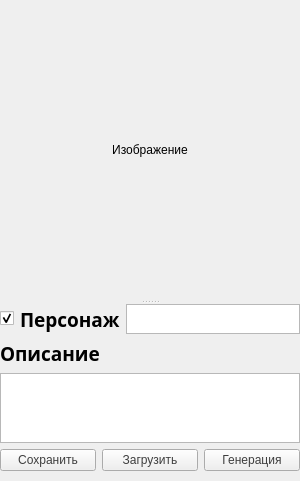
     <widget class="QSplitter" name="splitter_2">
      <property name="orientation">
       <enum>Qt::Vertical</enum>
      </property>
      <widget class="QLabel" name="image">
       <property name="sizePolicy">
        <sizepolicy hsizetype="Expanding" vsizetype="Expanding">
         <horstretch>0</horstretch>
         <verstretch>0</verstretch>
        </sizepolicy>
       </property>
       <property name="minimumSize">
        <size>
         <width>300</width>
         <height>300</height>
        </size>
       </property>
       <property name="maximumSize">
        <size>
         <width>300</width>
         <height>300</height>
        </size>
       </property>
       <property name="baseSize">
        <size>
         <width>300</width>
         <height>300</height>
        </size>
       </property>
       <property name="toolTip">
        <string/>
       </property>
       <property name="text">
        <string>Изображение</string>
       </property>
       <property name="scaledContents">
        <bool>true</bool>
       </property>
       <property name="alignment">
        <set>Qt::AlignCenter</set>
       </property>
      </widget>
      <widget class="QWidget" name="verticalLayoutWidget">
       <layout class="QVBoxLayout" name="verticalLayout">
        <item>
         <layout class="QHBoxLayout" name="horizontalLayout">
          <item>
           <widget class="QCheckBox" name="checkBox_image">
            <property name="text">
             <string/>
            </property>
            <property name="checked">
             <bool>true</bool>
            </property>
           </widget>
          </item>
          <item>
           <widget class="QLabel" name="label_2">
            <property name="font">
             <font>
              <family>Ubuntu Sans</family>
              <pointsize>14</pointsize>
              <weight>75</weight>
              <bold>true</bold>
              <stylestrategy>PreferDefault</stylestrategy>
             </font>
            </property>
            <property name="text">
             <string>Персонаж</string>
            </property>
           </widget>
          </item>
          <item>
           <widget class="QTextEdit" name="name_text">
            <property name="sizePolicy">
             <sizepolicy hsizetype="Expanding" vsizetype="Fixed">
              <horstretch>0</horstretch>
              <verstretch>0</verstretch>
             </sizepolicy>
            </property>
            <property name="maximumSize">
             <size>
              <width>16777215</width>
              <height>30</height>
             </size>
            </property>
           </widget>
          </item>
         </layout>
        </item>
        <item>
         <layout class="QVBoxLayout" name="verticalLayout_2">
          <property name="bottomMargin">
           <number>10</number>
          </property>
          <item>
           <widget class="QLabel" name="label_3">
            <property name="font">
             <font>
              <family>Ubuntu Sans</family>
              <pointsize>14</pointsize>
              <weight>75</weight>
              <bold>true</bold>
              <stylestrategy>PreferDefault</stylestrategy>
             </font>
            </property>
            <property name="text">
             <string>Описание</string>
            </property>
           </widget>
          </item>
          <item>
           <widget class="QPlainTextEdit" name="plainTextEdit">
            <property name="toolTip">
             <string/>
            </property>
           </widget>
          </item>
          <item>
           <layout class="QHBoxLayout" name="horizontalLayout_2">
            <item>
             <widget class="QPushButton" name="save">
              <property name="palette">
               <palette>
                <active>
                 <colorrole role="WindowText">
                  <brush brushstyle="SolidPattern">
                   <color alpha="255">
                    <red>84</red>
                    <green>84</green>
                    <blue>84</blue>
                   </color>
                  </brush>
                 </colorrole>
                 <colorrole role="ButtonText">
                  <brush brushstyle="SolidPattern">
                   <color alpha="255">
                    <red>62</red>
                    <green>62</green>
                    <blue>62</blue>
                   </color>
                  </brush>
                 </colorrole>
                </active>
                <inactive>
                 <colorrole role="WindowText">
                  <brush brushstyle="SolidPattern">
                   <color alpha="255">
                    <red>84</red>
                    <green>84</green>
                    <blue>84</blue>
                   </color>
                  </brush>
                 </colorrole>
                 <colorrole role="ButtonText">
                  <brush brushstyle="SolidPattern">
                   <color alpha="255">
                    <red>62</red>
                    <green>62</green>
                    <blue>62</blue>
                   </color>
                  </brush>
                 </colorrole>
                </inactive>
                <disabled>
                 <colorrole role="WindowText">
                  <brush brushstyle="SolidPattern">
                   <color alpha="255">
                    <red>30</red>
                    <green>27</green>
                    <blue>27</blue>
                   </color>
                  </brush>
                 </colorrole>
                 <colorrole role="ButtonText">
                  <brush brushstyle="SolidPattern">
                   <color alpha="255">
                    <red>30</red>
                    <green>27</green>
                    <blue>27</blue>
                   </color>
                  </brush>
                 </colorrole>
                </disabled>
               </palette>
              </property>
              <property name="text">
               <string>Сохранить</string>
              </property>
             </widget>
            </item>
            <item>
             <widget class="QPushButton" name="load">
              <property name="palette">
               <palette>
                <active>
                 <colorrole role="WindowText">
                  <brush brushstyle="SolidPattern">
                   <color alpha="255">
                    <red>84</red>
                    <green>84</green>
                    <blue>84</blue>
                   </color>
                  </brush>
                 </colorrole>
                 <colorrole role="ButtonText">
                  <brush brushstyle="SolidPattern">
                   <color alpha="255">
                    <red>62</red>
                    <green>62</green>
                    <blue>62</blue>
                   </color>
                  </brush>
                 </colorrole>
                </active>
                <inactive>
                 <colorrole role="WindowText">
                  <brush brushstyle="SolidPattern">
                   <color alpha="255">
                    <red>84</red>
                    <green>84</green>
                    <blue>84</blue>
                   </color>
                  </brush>
                 </colorrole>
                 <colorrole role="ButtonText">
                  <brush brushstyle="SolidPattern">
                   <color alpha="255">
                    <red>62</red>
                    <green>62</green>
                    <blue>62</blue>
                   </color>
                  </brush>
                 </colorrole>
                </inactive>
                <disabled>
                 <colorrole role="WindowText">
                  <brush brushstyle="SolidPattern">
                   <color alpha="255">
                    <red>30</red>
                    <green>27</green>
                    <blue>27</blue>
                   </color>
                  </brush>
                 </colorrole>
                 <colorrole role="ButtonText">
                  <brush brushstyle="SolidPattern">
                   <color alpha="255">
                    <red>30</red>
                    <green>27</green>
                    <blue>27</blue>
                   </color>
                  </brush>
                 </colorrole>
                </disabled>
               </palette>
              </property>
              <property name="text">
               <string>Загрузить</string>
              </property>
             </widget>
            </item>
            <item>
             <widget class="QPushButton" name="make">
              <property name="palette">
               <palette>
                <active>
                 <colorrole role="WindowText">
                  <brush brushstyle="SolidPattern">
                   <color alpha="255">
                    <red>84</red>
                    <green>84</green>
                    <blue>84</blue>
                   </color>
                  </brush>
                 </colorrole>
                 <colorrole role="ButtonText">
                  <brush brushstyle="SolidPattern">
                   <color alpha="255">
                    <red>62</red>
                    <green>62</green>
                    <blue>62</blue>
                   </color>
                  </brush>
                 </colorrole>
                </active>
                <inactive>
                 <colorrole role="WindowText">
                  <brush brushstyle="SolidPattern">
                   <color alpha="255">
                    <red>84</red>
                    <green>84</green>
                    <blue>84</blue>
                   </color>
                  </brush>
                 </colorrole>
                 <colorrole role="ButtonText">
                  <brush brushstyle="SolidPattern">
                   <color alpha="255">
                    <red>62</red>
                    <green>62</green>
                    <blue>62</blue>
                   </color>
                  </brush>
                 </colorrole>
                </inactive>
                <disabled>
                 <colorrole role="WindowText">
                  <brush brushstyle="SolidPattern">
                   <color alpha="255">
                    <red>30</red>
                    <green>27</green>
                    <blue>27</blue>
                   </color>
                  </brush>
                 </colorrole>
                 <colorrole role="ButtonText">
                  <brush brushstyle="SolidPattern">
                   <color alpha="255">
                    <red>30</red>
                    <green>27</green>
                    <blue>27</blue>
                   </color>
                  </brush>
                 </colorrole>
                </disabled>
               </palette>
              </property>
              <property name="text">
               <string>Генерация</string>
              </property>
             </widget>
            </item>
           </layout>
          </item>
         </layout>
        </item>
       </layout>
      </widget>
     </widget>
